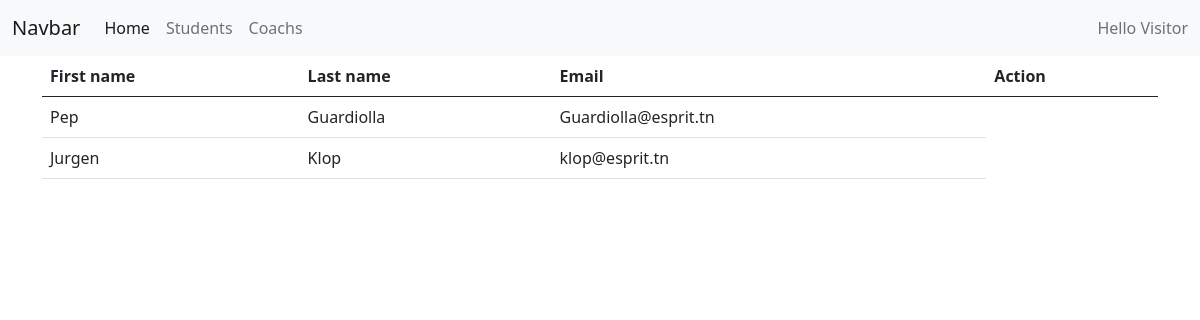
The page /hub/coachs/ on the database its author committed.
### hub/models.py (models this page shows, shortened)
class User(models.Model):
    first_name=models.CharField(max_length=50)
    last_name=models.CharField(max_length=50)
    email=models.EmailField(verbose_name="Email",null=False,validators=[MailVal]) #de base charfield

class Coach(User):
    pass

class User(models.Model):
    first_name=models.CharField(max_length=50)
    last_name=models.CharField(max_length=50)
    email=models.EmailField(verbose_name="Email",null=False,validators=[MailVal]) #de base charfield

### hub/views.py (the view)
# urls.py: path('coachs/', coach_list , name="coach_list"),
def coach_list(request):
    Coachslist = Coach.objects.all()
    return render(
        request,
        'hub/index.html',
        {
            'Users': Coachslist,
        }
    )

### hub/templates/hub/index.html
{% extends 'hub/base.html' %}
{% block content %}
    <table class="table">
        <thead>
          <tr>
            <th scope="col">First name</th>
            <th scope="col">Last name</th>
            <th scope="col">Email</th>
            <th scope="col">Action</th>
          </tr>
        </thead>
        <tbody>
            {% for u in Users %}
          <tr>
            <td>{{ u.first_name}}</td>
            <td>{{ u.last_name}}</td>
            <td>{{ u.email}}</td>
          </tr>
          {% endfor %}
        </tbody>
      </table>
{% endblock content %}

### rows shown on the page
Coach: first_name "Pep", last_name "Guardiolla", email "Guardiolla@esprit.tn"
Coach: first_name "Jurgen", last_name "Klop", email "klop@esprit.tn"

### other values the page prints
{{ greetings }} "Hello"
{{ username | default:"Visitor" }} "Visitor"
